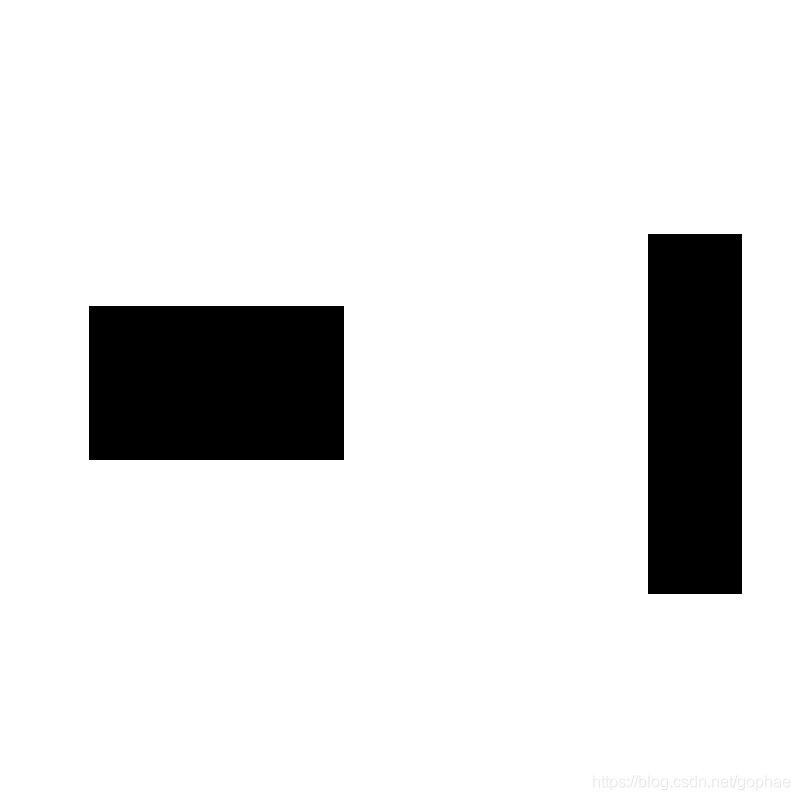
%> input picture RRT_1/2Dmap_RRT.png, 800 x 800 px
$ octave RRT.m   (GNU Octave 9; MATLAB toolbox functions it lacks are replaced by stand-ins)
%> lines starting %> are read from the running program, lines starting %| are printed output that depends on the picture
### RRT_1/collisionChecking.m
function feasible=collisionChecking(startPose,goalPose,map)     %冲突检查：判断起始点到终点之间是否有障碍物

feasible=true;      %可行的，可执行的
dir=atan2(goalPose(1)-startPose(1),goalPose(2)-startPose(2));   %目标点和起始点之间的角度
for r=0:0.5:sqrt(sum((startPose-goalPose).^2))  %两点间的距离
    posCheck = startPose + r.*[sin(dir) cos(dir)];%以0.5的间隔得到中间的点
    if ~(feasiblePoint(ceil(posCheck),map) && feasiblePoint(floor(posCheck),map) && ...
            feasiblePoint([ceil(posCheck(1)) floor(posCheck(2))],map) && feasiblePoint([floor(posCheck(1)) ceil(posCheck(2))],map))
        feasible=false;break;
    end
    if ~feasiblePoint([floor(goalPose(1)),ceil(goalPose(2))],map), feasible=false; end

end

function feasible=feasiblePoint(point,map)%判断点是否在地图内，且没有障碍物
feasible=true;
if ~(point(1)>=1 &&  point(1)<=size(map,2) && point(2)>=1 && point(2)<=size(map,1) && map(point(2),point(1))==255)%没有障碍物
    feasible=false;
end

### RRT_1/RRT.m
%***************************************
%Author: Yuncheng JIANG
%***************************************
%% 流程初始化
clc;
clear all
close all
x_I=1; y_I=1;           % 设置初始点
x_G=700; y_G=700;       % 设置目标点
Thr=50;                 %设置目标点阈值
delta = 0.35 ;   % 设置扩展步长
iteration = 10000;  % 迭代次数
%% 建树初始化
T.v(1).x = x_I;         % T是我们要做的树，v是节点，这里先把起始点加入到T里面来
T.v(1).y = y_I;
T.v(1).xPrev = x_I;     % 起始节点的父节点仍然是其本身
T.v(1).yPrev = y_I;
T.v(1).dist=0;          %从父节点到该节点的距离，这里可取欧氏距离
T.v(1).indPrev = 0;     %父节点的索引
%% 开始构建树——作业部分
figure(1);
ImpRgb=imread('2Dmap_RRT.png');
%> ImpRgb is the input picture: size 800x800x3 uint8; min 0, max 255, mean 225.8
Imp=rgb2gray(ImpRgb);
imshow(Imp)
xL=size(Imp,1);%地图x轴长度
%> xL = 800
yL=size(Imp,2);%地图y轴长度
%> yL = 800
hold on
plot(x_I, y_I, 'ro', 'MarkerSize',10, 'MarkerFaceColor','r');
plot(x_G, y_G, 'go', 'MarkerSize',10, 'MarkerFaceColor','g');% 绘制起点和目标点
hold on
count=1;
j =1;
for iter = 1:iteration
    iter    %显示出迭代次数
    x_rand(1) = rand(1)*800;    %产生随机点的x坐标
    x_rand(2) = rand(1)*800;    %产生随机点的y坐标
    x_rand = [x_rand(1),x_rand(2)];
    %Step 1: 在地图中随机采样一个点x_rand
    %提示：用（x_rand(1),x_rand(2)）表示环境中采样点的坐标

    dist =zeros(length(T),1);   %用一个列向量来记录树上节点到随机点之间的距离

    for i =1: count
        dist(i) = (T.v(i).x- x_rand(1))^2 + (T.v(i).y - x_rand(2))^2;   %简化计算就不平方了
        [value, location] = min(dist);
        x_near = [T.v(location).x,T.v(location).y];
    end
    %Step 2: 遍历树中的每个节点，从树中找到最近邻近点x_near
    %提示：x_near已经在树T里

    x_new=[x_near(1)+delta * (x_rand(1)-x_near(1)), x_near(2)+ delta * (x_rand(2)-x_near(2))];
    %Step 3: 扩展得到x_new节点
    %提示：注意使用扩展步长Delta

    %检查节点是否是collision-free
    if ~collisionChecking(x_near,x_new,Imp)
%> after the loop in collisionChecking, `for r=0:0.5:sqrt(sum((startPose-goalPose).^2))`: feasible = true

       continue;    %不发生碰撞则继续进行
    end
    count=count+1;
%> count = 2

    pos =count;
%> pos = 2
    %Step 4: 将x_new插入树T
    %提示：新节点x_new的父节点是x_near
    T.v(pos).x = x_new(1);         % T是我们要做的树，v是节点，这里先把起始点加入到T里面来
    T.v(pos).y = x_new(2);
    T.v(pos).xPrev = x_near(1);     % 起始节点的父节点仍然是其本身
    T.v(pos).yPrev = x_near(2);
    T.v(pos).dist=sqrt((x_new(1)-x_near(1))^2 + (x_new(2)-x_near(2))^2);    %从父节点到该节点的距离，这里可取欧氏距离
    T.v(pos).indPrev = T.v(pos-1).indPrev + 1;
    %Step 5:检查是否到达目标点附近
    %提示：注意使用目标点阈值Thr，若当前节点和终点的欧式距离小于Thr，则跳出当前for循环
    epsilon =10;
   %Step 6:将x_near和x_new之间的路径画出来
   %提示 1：使用plot绘制，因为要多次在同一张图上绘制线段，所以每次使用plot后需要接上hold on命令
   %提示 2：在判断终点条件弹出for循环前，记得把x_near和x_new之间的路径画出来
   plot([x_near(1),x_new(1)],[x_near(2),x_new(2)],'-r')
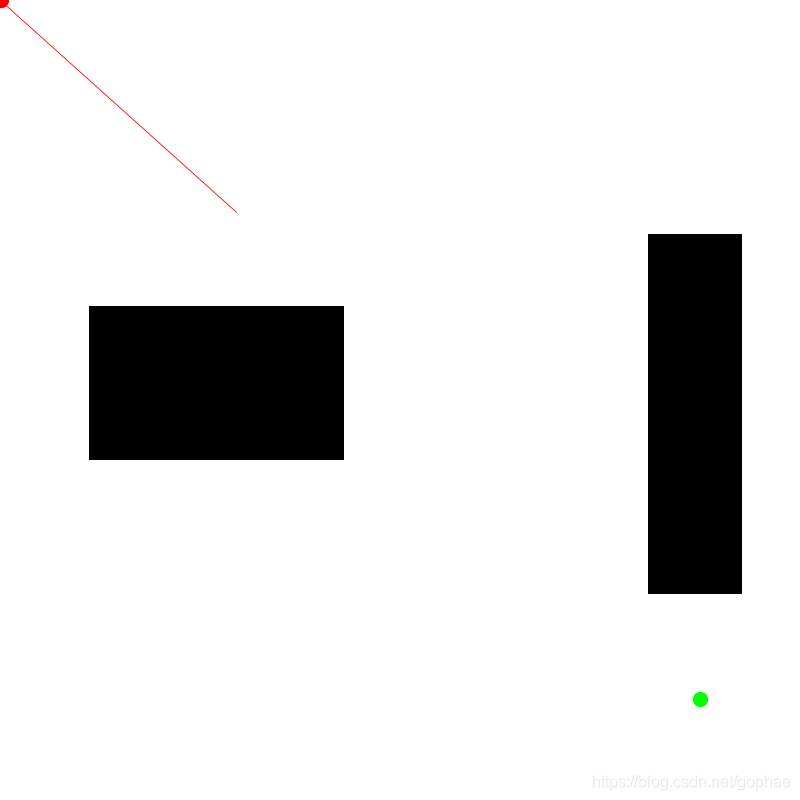
%> figure redrawn from the program's plot data
   hold on
   pause(0.1); %暂停0.1s，使得RRT扩展过程容易观察
      if sqrt((x_G-x_new(1))^2 + (y_G - x_new(2))^2)<=Thr
       break;
      end

end
%% 路径已经找到，反向查询(这段代码什么鬼，感觉没毛病，但是出错！)
if iter < iteration
    path.pos(1).x = x_G; path.pos(1).y = y_G;
    path.pos(2).x = T.v(end).x; path.pos(2).y = T.v(end).y;
    pathIndex = T.v(end).indPrev; % 终点加入路径
%> pathIndex = 35
    j=0;
    while 1
        path.pos(j+3).x = T.v(pathIndex).x;
        path.pos(j+3).y = T.v(pathIndex).y;
        pathIndex = T.v(pathIndex).indPrev;
        if pathIndex == 1
            break
        end
        j=j+1;
    end  % 沿终点回溯到起点
%> this loop made 34 passes
%> pathIndex on passes 1 to 12: 34, 33, 32, 31, 30, 29, 28, 27, 26, 25, 24, 23
%> after the loop, j = 33
    path.pos(pos+1).x = x_I; path.pos(pos+1).y = y_I; % 起点加入路径
    for j = 2:length(path.pos)
        plot([path.pos(j).x; path.pos(j-1).x], [path.pos(j).y; path.pos(j-1).y], 'b', 'Linewidth', 3);
    end
%> this loop made 36 passes
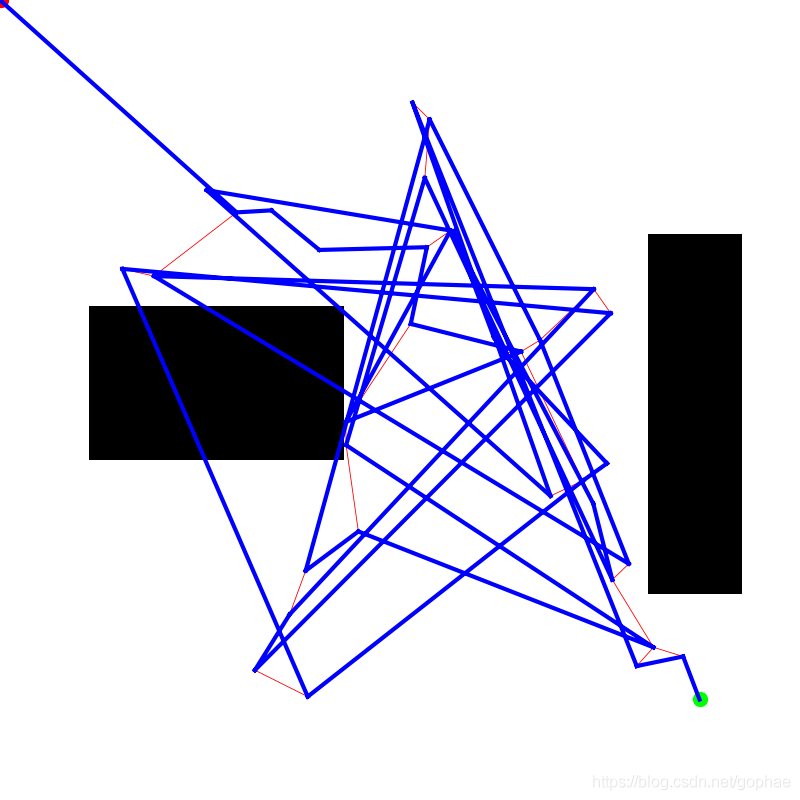
%> figure redrawn from the program's plot data
else
    disp('Error, no path found!');
end
%%
% [22 lines of commented-out code are left out]
